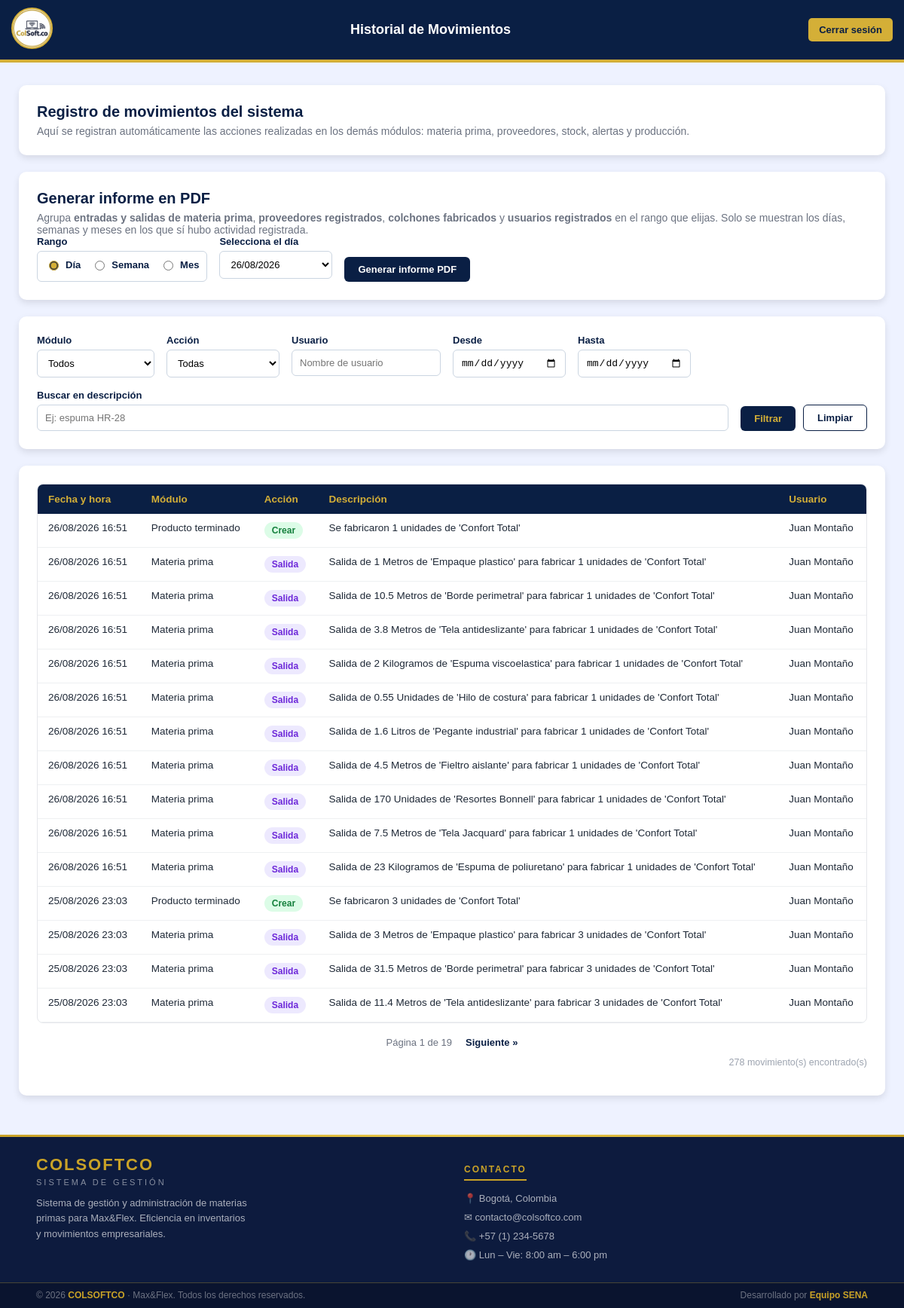
Page /view/historial_movimientos/historial.php (signed in) on the earlier database version.
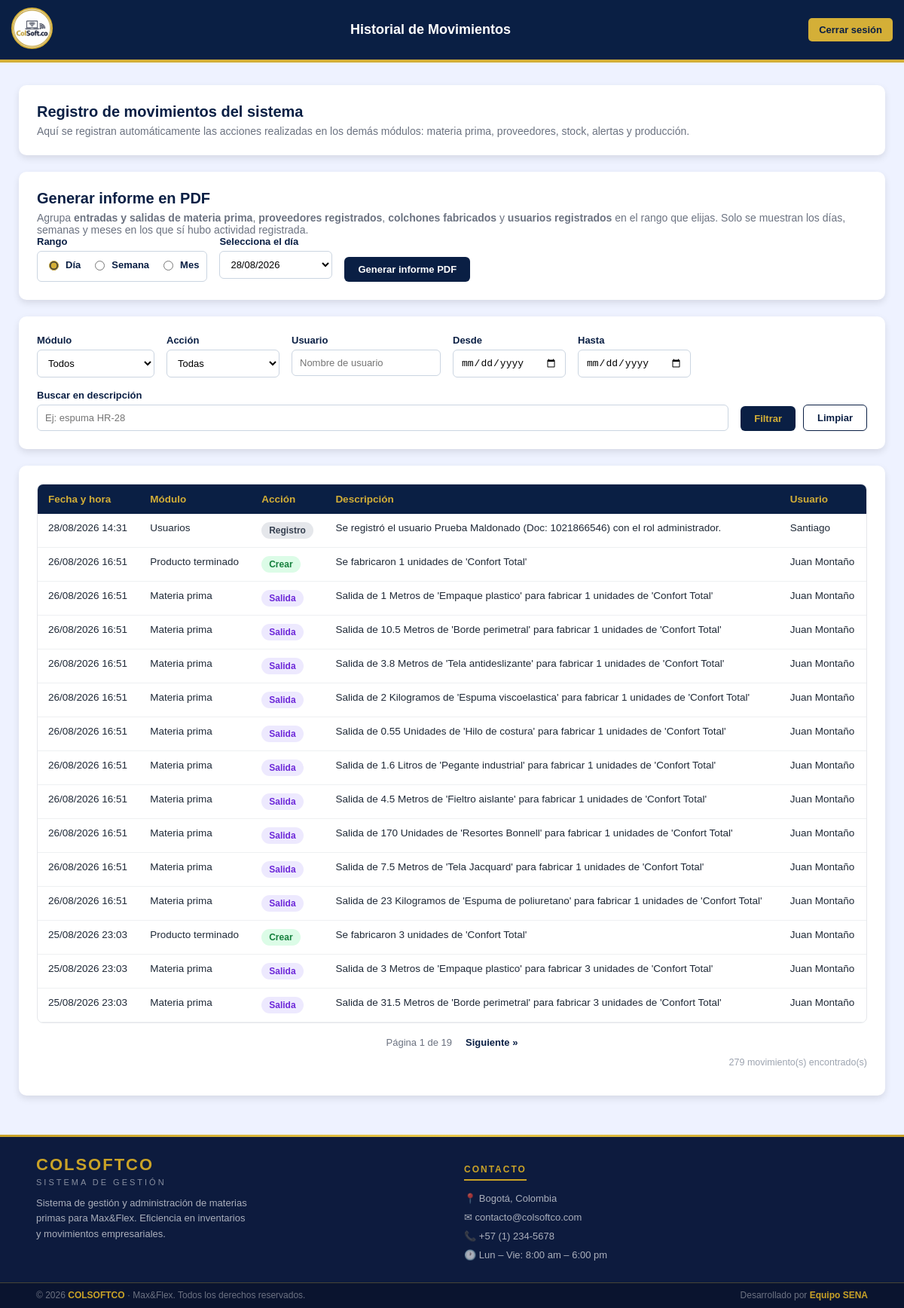
Same page on the later database version.
### tables this page shows
CREATE TABLE `historial_movimientos` (
  `id` int(11) NOT NULL,
  `modulo` varchar(50) NOT NULL,
  `accion` varchar(50) NOT NULL,
  `id_registro` int(11) DEFAULT NULL,
  `descripcion` text NOT NULL,
  `datos_anteriores` longtext DEFAULT NULL CHECK (json_valid(`datos_anteriores`)),
  `datos_nuevos` longtext DEFAULT NULL CHECK (json_valid(`datos_nuevos`)),
  `usuario_id` int(11) DEFAULT NULL,
  `usuario_nombre` varchar(100) NOT NULL,
  `ip` varchar(45) DEFAULT NULL,
  `fecha_hora` datetime NOT NULL DEFAULT current_timestamp()
);

### app/HistorialMovimientos.php (called while the page is built, shortened)
<?php
require_once __DIR__ . '/../config/conexion.php';
class HistorialMovimientos
{
    private PDO $conn;
    public function __construct()
    {
        $this->conexionObj = new Conexion();
        $this->conn = $this->conexionObj->getConnection();
    }
    public function obtener(array $filtros = [], int $pagina = 1, int $porPagina = 20): array
    {
        [$where, $params] = $this->construirFiltros($filtros);
        $offset = max(0, ($pagina - 1) * $porPagina);
        $sql = "SELECT * FROM historial_movimientos
                {$where}
                ORDER BY fecha_hora DESC
                LIMIT :limite OFFSET :offset";
        $stmt = $this->conn->prepare($sql);
        $stmt->bindValue(':limite', $porPagina, PDO::PARAM_INT);
        $stmt->bindValue(':offset', $offset, PDO::PARAM_INT);
        $stmt->execute();
        return $stmt->fetchAll(PDO::FETCH_ASSOC);
    }
    public function contarRegistros(array $filtros = []): int
    {
        [$where, $params] = $this->construirFiltros($filtros);
        $sql = "SELECT COUNT(*) AS total FROM historial_movimientos {$where}";
        $stmt = $this->conn->prepare($sql);
        $stmt->execute();
        return (int) $stmt->fetch(PDO::FETCH_ASSOC)['total'];
    }
    public function obtenerFechasDisponibles(): array
    {
        $stmt = $this->conn->query(
            "SELECT DISTINCT DATE(fecha_hora) AS fecha
             FROM historial_movimientos
             ORDER BY fecha DESC"
        );
        return array_column($stmt->fetchAll(PDO::FETCH_ASSOC), 'fecha');
    }
    private function construirFiltros(array $filtros): array
    {
        $condiciones = [];
        $params = [];
        $where = count($condiciones) > 0 ? 'WHERE ' . implode(' AND ', $condiciones) : '';
        return [$where, $params];
    }
}

### config/conexion.php (called while the page is built, shortened)
<?php
  class Conexion
  {
    private string $Servidor = "localhost";
    private string $BaseDeDatos = "colsoftco";
    private string $Usuario = "root";
    private string $Password = "";
    private static ?PDO $instance = null;
    public function getConnection(): PDO {
      if (self::$instance === null) {
        self::$instance = new PDO(
          "mysql:host={$this->Servidor};dbname={$this->BaseDeDatos};charset=utf8mb4",
          $this->Usuario,
          $this->Password,
          [
            PDO::ATTR_ERRMODE => PDO::ERRMODE_EXCEPTION,
            PDO::ATTR_DEFAULT_FETCH_MODE => PDO::FETCH_ASSOC,
            PDO::ATTR_EMULATE_PREPARES => false,
          ]
        );
      }
      $this->Conector = self::$instance;
      return $this->Conector;
    }
  }

### view/historial_movimientos/historial.php (the view, shortened to what this page needs)
<?php
require_once __DIR__ . '/../../app/HistorialMovimientos.php';
require_once __DIR__ . '/../../config/conexion.php';
$historial = new HistorialMovimientos();
$filtros = [
    'modulo'       => $_GET['modulo'] ?? '',
    'accion'       => $_GET['accion'] ?? '',
    'usuario'      => $_GET['usuario'] ?? '',
    'fecha_inicio' => $_GET['fecha_inicio'] ?? '',
    'fecha_fin'    => $_GET['fecha_fin'] ?? '',
    'buscar'       => $_GET['buscar'] ?? '',
];
$porPagina = 15;
$pagina    = isset($_GET['pagina']) ? max(1, (int) $_GET['pagina']) : 1;
$totalRegistros = $historial->contarRegistros($filtros);
$totalPaginas   = max(1, (int) ceil($totalRegistros / $porPagina));
$movimientos    = $historial->obtener($filtros, $pagina, $porPagina);
$fechasHistorial = $historial->obtenerFechasDisponibles();
$conexionFechas = new Conexion();
$dbFechas = $conexionFechas->getConnection();
$fechasProduccion = $dbFechas->query(
    "SELECT DISTINCT DATE(fecha_fabricacion) AS fecha FROM historial_produccion"
)->fetchAll(PDO::FETCH_COLUMN);
$fechasDisponibles = array_unique(array_merge($fechasHistorial, $fechasProduccion));
rsort($fechasDisponibles);
function claseAccion(string $accion): string
{
    return match ($accion) {
        'crear'    => 'badge badge-crear',
        'editar'   => 'badge badge-editar',
        'eliminar' => 'badge badge-eliminar',
        'entrada'  => 'badge badge-entrada',
        'salida'   => 'badge badge-salida',
        default    => 'badge badge-default',
    };
}
function construirQuery(array $filtros, int $pagina): string
{
    $params = array_filter($filtros);
    $params['pagina'] = $pagina;
    return http_build_query($params);
}
?>
<!DOCTYPE html>
<html lang="es">
<head>
    <link rel="stylesheet" href="historial.css">
</head>
<body>
    <header>
        <div class="logo">
            <a href="../../app/ir_panel.php">
                <img src="../../public/imagenes/logo.png" alt="logo">
            </a>
        </div>
        <div class="header-title">
            <h1>Historial de Movimientos</h1>
        </div>
        <button id="btnLogout" class="btn-logout" onclick="cerrarSesion()">
            Cerrar sesión
        </button>
    </header>
    <div class="page-body">
        <main class="content">
            <div class="tarjeta">
                <h2>Registro de movimientos del sistema</h2>
                <p class="subtitulo">
                    Aquí se registran automáticamente las acciones realizadas en los
                    demás módulos: materia prima, proveedores, stock, alertas y producción.
                </p>
            </div>
            <div class="tarjeta">
                <h2>Generar informe en PDF</h2>
                <p class="subtitulo">
                    Agrupa <strong>entradas y salidas de materia prima</strong>,
                    <strong>proveedores registrados</strong>, <strong>colchones fabricados</strong>
                    y <strong>usuarios registrados</strong> en el rango que elijas.
                    Solo se muestran los días, semanas y meses en los que sí hubo actividad registrada.
                </p>
                <?php if (empty($fechasDisponibles)): ?>
                    <p class="subtitulo" style="color:#b91c1c; font-weight:700;">
                        Todavía no hay ningún movimiento registrado en el sistema, así que no
                        se puede generar un informe por ahora.
                    </p>
                <?php else: ?>
                <form id="formInforme" class="filtros" action="historial_informe_pdf.php" method="GET">
                    <div class="campo-filtro">
                        <label for="tipoDia">Rango</label>
                        <div class="grupo-rango">
                            <label class="opcion-rango">
                                <input type="radio" name="tipo" value="dia" id="tipoDia" checked>
                                Día
                            </label>
                            <label class="opcion-rango">
                                <input type="radio" name="tipo" value="semana">
                                Semana
                            </label>
                            <label class="opcion-rango">
                                <input type="radio" name="tipo" value="mes">
                                Mes
                            </label>
                        </div>
                    </div>
                    <div class="campo-filtro" data-para="dia">
                        <label for="fechaDia">Selecciona el día</label>
                        <select id="fechaDia" name="fecha_dia">
                            <?php foreach ($fechasDisponibles as $fecha): ?>
                                <option value="<?= htmlspecialchars($fecha) ?>">
                                    <?= date('d/m/Y', strtotime($fecha)) ?>
                                </option>
                            <?php endforeach; ?>
                        </select>
                    </div>
                    <div class="campo-filtro acciones-filtro">
                        <button type="submit" class="btn btn-informe" id="btnGenerarInforme">Generar informe PDF</button>
                    </div>
                </form>
                <?php endif; ?>
            </div>
            <div class="tarjeta">
                <form class="filtros" method="GET" action="historial.php">
                    <div class="campo-filtro">
                        <label for="modulo">Módulo</label>
                        <select name="modulo" id="modulo">
                            <option value="">Todos</option>
                        </select>
                    </div>
                    <div class="campo-filtro">
                        <label for="accion">Acción</label>
                        <select name="accion" id="accion">
                            <option value="">Todas</option>
                        </select>
                    </div>
                    <div class="campo-filtro">
                        <label for="usuario">Usuario</label>
                        <input type="text" name="usuario" id="usuario" placeholder="Nombre de usuario"
                            value="<?= htmlspecialchars($filtros['usuario']) ?>">
                    </div>
                    <div class="campo-filtro">
                        <label for="fecha_inicio">Desde</label>
                        <input type="date" name="fecha_inicio" id="fecha_inicio"
                            value="<?= htmlspecialchars($filtros['fecha_inicio']) ?>">
                    </div>
                    <div class="campo-filtro">
                        <label for="fecha_fin">Hasta</label>
                        <input type="date" name="fecha_fin" id="fecha_fin"
                            value="<?= htmlspecialchars($filtros['fecha_fin']) ?>">
                    </div>
                    <div class="campo-filtro campo-buscar">
                        <label for="buscar">Buscar en descripción</label>
                        <input type="text" name="buscar" id="buscar" placeholder="Ej: espuma HR-28"
                            value="<?= htmlspecialchars($filtros['buscar']) ?>">
                    </div>
                    <div class="campo-filtro acciones-filtro">
                        <button type="submit" class="btn btn-primary">Filtrar</button>
                        <a href="historial.php" class="btn btn-outline">Limpiar</a>
                    </div>
                </form>
            </div>
            <div class="tarjeta">
                <div class="tabla-wrapper">
                    <table class="tabla-historial">
                        <thead>
                            <tr>
                                <th>Fecha y hora</th>
                                <th>Módulo</th>
                                <th>Acción</th>
                                <th>Descripción</th>
                                <th>Usuario</th>
                            </tr>
                        </thead>
                        <tbody>
                            <?php if (count($movimientos) === 0): ?>
                                <tr>
                                    <td colspan="5" class="sin-resultados">
                                        No se encontraron movimientos con los filtros seleccionados.
                                    </td>
                                </tr>
                            <?php else: ?>
                                <?php foreach ($movimientos as $mov): ?>
                                    <tr>
                                        <td><?= date('d/m/Y H:i', strtotime($mov['fecha_hora'])) ?></td>
                                        <td><?= htmlspecialchars(ucfirst(str_replace('_', ' ', $mov['modulo']))) ?></td>
                                        <td><span class="<?= claseAccion($mov['accion']) ?>"><?= htmlspecialchars(ucfirst($mov['accion'])) ?></span></td>
                                        <td><?= htmlspecialchars($mov['descripcion']) ?></td>
                                        <td><?= htmlspecialchars($mov['usuario_nombre']) ?></td>
                                    </tr>
                                <?php endforeach; ?>
                            <?php endif; ?>
                        </tbody>
                    </table>
                </div>
                <?php if ($totalPaginas > 1): ?>
                    <div class="paginacion">
                        <span class="pagina-actual">Página <?= $pagina ?> de <?= $totalPaginas ?></span>
                        <?php if ($pagina < $totalPaginas): ?>
                            <a href="?<?= htmlspecialchars(construirQuery($filtros, $pagina + 1)) ?>" class="pagina-link">Siguiente &raquo;</a>
                        <?php endif; ?>
                    </div>
                <?php endif; ?>
                <p class="total-resultados"><?= $totalRegistros ?> movimiento(s) encontrado(s)</p>
            </div>
        </main>
    </div>
    <footer>
        <div class="footer-divider"></div>
        <div class="footer-top">
            <div>
                <p class="footer-brand-name">COLSOFTCO</p>
                <p class="footer-brand-sub">Sistema de Gestión</p>
                <p class="footer-brand-desc">
                    Sistema de gestión y administración de materias primas para Max&Flex.
                    Eficiencia en inventarios y movimientos empresariales.
                </p>
            </div>
            <div>
                <p class="footer-col-title">Contacto</p>
                <div class="footer-contact-item">📍 Bogotá, Colombia</div>
                <div class="footer-contact-item">✉ contacto@colsoftco.com</div>
                <div class="footer-contact-item">📞 +57 (1) 234-5678</div>
                <div class="footer-contact-item">🕐 Lun – Vie: 8:00 am – 6:00 pm</div>
            </div>
        </div>
        <div class="footer-bottom">
            <span>© 2026 <strong>COLSOFTCO</strong> · Max&Flex. Todos los derechos reservados.</span>
            <span>Desarrollado por <strong>Equipo SENA</strong></span>
        </div>
    </footer>
</body>
</html>

Differences in the rows shown:
no longer on this page (row unchanged): historial_movimientos: fecha_hora "25/08/2026 23:03", modulo "Materia prima", accion "Salida", descripcion "Salida de 11.4 Metros de 'Tela antideslizante' para fabricar 3 unidades de 'Confort Total'", usuario_nombre "Juan Montaño"
added historial_movimientos: fecha_hora "28/08/2026 14:31", modulo "Usuarios", accion "Registro", descripcion "Se registró el usuario Prueba Maldonado (Doc: 1021866546) con el rol administrador.", usuario_nombre "Santiago"
Other differences:
form field fecha_dia: "26/08/2026" → "28/08/2026"
$totalRegistros: "278" → "279"
